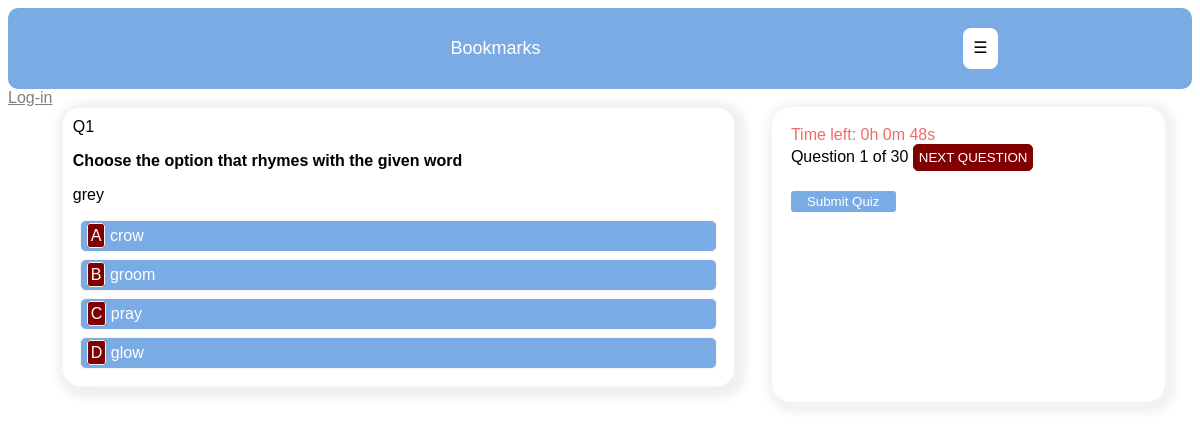
/account/quiz/English/, run on the app's committed database.
### account/models.py (models this page shows, shortened)
class Question(models.Model):
	image = models.ImageField(upload_to='questions/', blank=True)
	course = models.ForeignKey(Subject, on_delete=models.CASCADE, related_name='questions')
	instruction = models.CharField(max_length=250, blank=True)
	question = models.TextField(max_length=300)
	optionA = models.CharField(max_length=250)
	optionB = models.CharField(max_length=250)
	optionC = models.CharField(max_length=250)
	optionD = models.CharField(max_length=250)
	options = [('A', 'A'), ('B', 'B'), ('C', 'C'), ('D', 'D')]
	answer = models.CharField(max_length=250, choices=options)

### account/views.py (the view)
# urls.py: path('quiz/<slug:subject>/', views.quiz, name='quiz'),
def quiz(request, subject):
	questions = Question.objects.filter(course__subject_name=subject).all().order_by('?')[:30]
	total = Question.objects.filter(course__subject_name=subject).all().count()
	subject = subject
	if total <= 30:
		total = total
	else:
		total = 30
	paginator = Paginator(questions, 1)
	page = request.GET.get('page')
	try:
		quiz_questions = paginator.page(page)
	except PageNotAnInteger:
		quiz_questions = paginator.page(1)
	except EmptyPage:
		quiz_questions = paginator.page(paginator.num_pages)
	return render(request, 'quiz/quiz.html',{'subject': subject, 'section': 'quiz',
								'total': total, 'quiz_questions': quiz_questions, 'page': page})

### account/templates/quiz/quiz.html (shortened to what this page needs)
{% extends 'account/base.html' %}
{% block contents %}
	<div id='questiondiv'>
		<br/>
		{% for question in quiz_questions %}
			<div class='questiondata' data-question='{{ quiz_questions.number }}'
			data-answer='{{ question.answer }}'>
				<span>Q{{ quiz_questions.number }} </span><br/>
				{% if question.instruction %}
					<p><strong>{{ question.instruction }}</strong></p>
				{% endif %}
				<p>{{ question.question | safe }}</p>
				<div id='options'>
					<section data-choice='A' data-at='{{ quiz_questions.number }}' class='answerChoice'>
						<span class='wrapped'>A</span>
						<span>{{ question.optionA }}</span>
					</section>
					<section data-choice='B' data-at='{{ quiz_questions.number }}' class='answerChoice'>
						<span class='wrapped'>B</span>
						<span>{{ question.optionB }}</span>
					</section>
					<section data-choice='C' data-at='{{ quiz_questions.number }}' class='answerChoice'>
						<span class='wrapped'>C</span>
						<span>{{ question.optionC }}</span>
					</section>
					<section data-choice='D' data-at='{{ quiz_questions.number }}' class='answerChoice'>
						<span class='wrapped'>D</span>
						<span>{{ question.optionD }}</span>
					</section>
				</div>
			</div>
		{% endfor %}
		<div id='otherData'>
			<div id='time'></div>
			{% block content %}
				{% include 'pagination.html' with page=quiz_questions %}
			{% endblock %}
			<form method='post' action='{% url "quizscore" %}' id='quizform'>
				<button id='submitquiz'>Submit Quiz</button>
			</form>
		</div>
	</div>
{% endblock %}

### account/templates/account/base.html (style rules this page uses)
body { font-family: Verdana, Geneva, Tahoma, sans-serif; }
form { justify-content: center; }
form button, #forgot { padding-left:14px; padding-right: 14px; background-color: rgb(123,171,228); color: white; border-radius: 3px; margin: auto; border: 2px solid rgb(123,171,228); justify-content: center; }

### account/templates/quiz/quiz.html (style rules this page uses)
#questiondiv { display: flex; flex-wrap: wrap; justify-content: space-evenly; }
#otherData { box-shadow: 3px 3px 8px 8px rgb(242, 242, 242); padding: 18px; background-color: white; border: 1px solid white; border-radius: 18px; margin-left: 10px; }
.questiondata { box-shadow: 3px 3px 8px 8px rgb(240, 240, 240); border-radius: 18px; border: 1px solid #f6f5f5; padding: 10px; background: white; margin-bottom: 15px; }
.wrapped { border: 1px solid #f6f5f5; padding: 3px; border-radius: 3px; background-color: maroon; }
.answerChoice { border: 1px solid #f6f5f5; padding: 6px; border-radius: 6px; margin: 7px; background-color: rgb(123,171,228); color: white; cursor: pointer; }
body { background: white; }
@media screen and (min-width: 800px) { #otherData { width: 30%; } }
@media screen and (min-width: 800px) { .questiondata { width: 55%; } }
#quizform button { margin: auto; margin-top: 20px; }

### data on the page
Question: number "1", instruction "Choose the option that rhymes with the given word", question "grey", optionA "crow", optionB "groom", optionC "pray", optionD "glow"

### other printed values
{{ page.number }} "1"
{{ page.paginator.num_pages }} "30"
